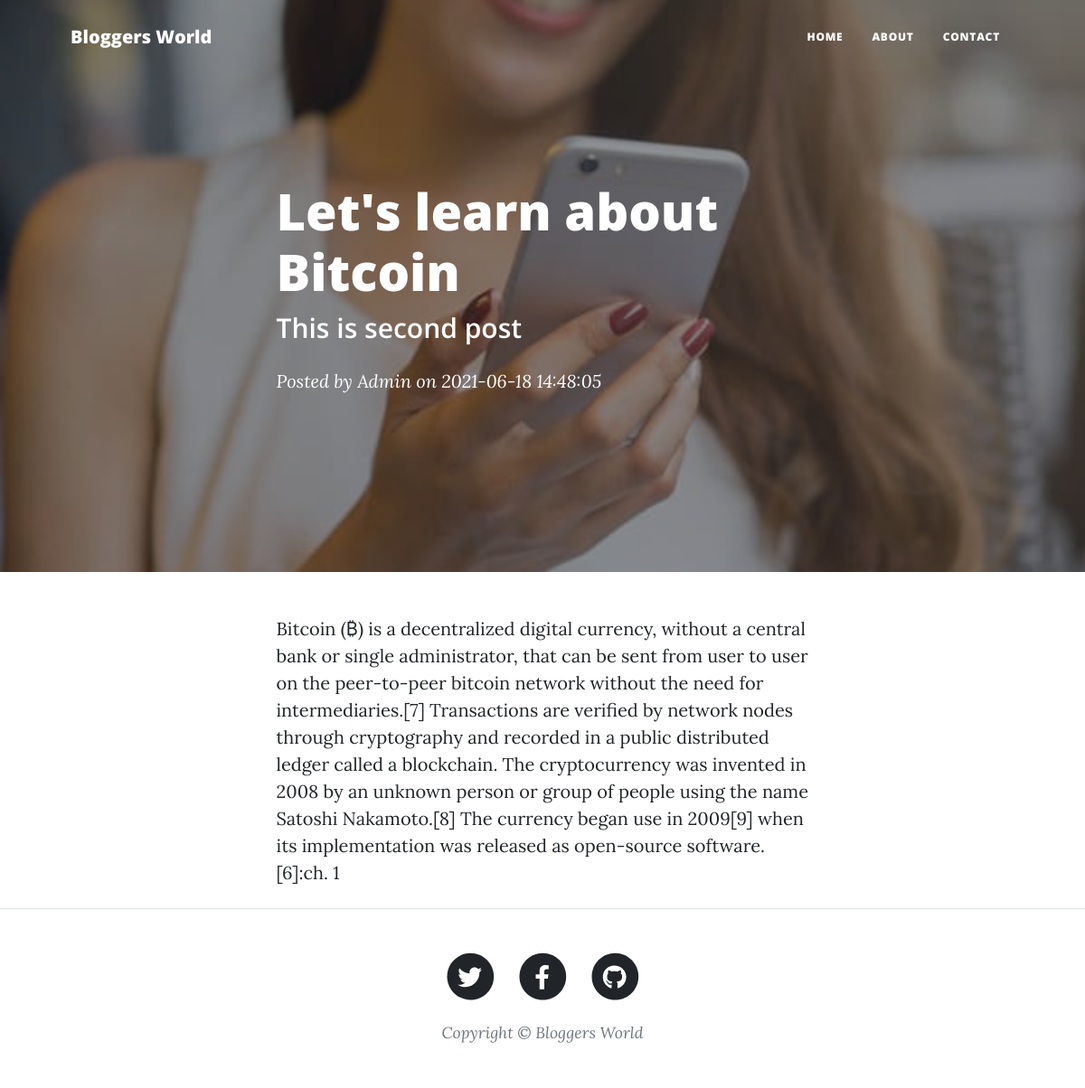
/post/second-post, run on the app's committed database.
### main.py (models this page shows)
class Posts(db.Model):
    s_no=db.Column(db.Integer, primary_key=True)
    title=db.Column(db.String(80), nullable=False)
    content=db.Column(db.String(12), nullable=False)
    tagline=db.Column(db.String(22), nullable=False)
    date=db.Column(db.String(80), nullable=False)
    slug=db.Column(db.String(12), nullable=True)

### main.py (the view)
@app.route("/post/<string:post_slug>", methods=['GET'])
def post_route(post_slug):
    post=Posts.query.filter_by(slug=post_slug).first()
    return render_template("post.html", params=params, post=post)

### templates/post.html
{% extends "layout.html" %}
{% block body %}
        <header class="masthead" style="background-image: url('{{ url_for('static', filename='assets/img/posts-bg.jpg')}}')">
            <div class="container position-relative px-4 px-lg-5">
                <div class="row gx-4 gx-lg-5 justify-content-center">
                    <div class="col-md-10 col-lg-8 col-xl-7">
                        <div class="post-heading">
                            <h1>{{post.title}}</h1>
                            <h2 class="subheading">{{post.tagline}}</h2>
                            <span class="meta">
                                Posted by
                                <a href="#!">Admin</a>
                                on {{post.date}}
                            </span>
                        </div>
                    </div>
                </div>
            </div>
        </header>
        <article class="mb-4">
            <div class="container px-4 px-lg-5">
                <div class="row gx-4 gx-lg-5 justify-content-center">
                    <div class="col-md-10 col-lg-8 col-xl-7">
                        {{post.content}}
                    </div>
                </div>
            </div>
        </article>
{% endblock %}

### data on the page
Posts: title "Let's learn about Bitcoin", tagline "This is second post", date "2021-06-18 14:48:05", content "Bitcoin (₿) is a decentralized digital currency, without a central bank or single administrator, that can be sent from user to user on the peer-to-peer bitcoin network without the need for intermediaries.[7] Transactions are verified by network nodes through cryptography and recorded in a public distributed ledger called a blockchain. The cryptocurrency was invented in 2008 by an unknown person or group of people using the name Satoshi Nakamoto.[8] The currency began use in 2009[9] when its implementation was released as open-source software.[6]:ch. 1"

### other printed values
{{ params['blog_name'] }} "Bloggers World"
